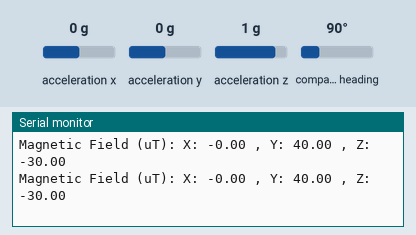
Recording of a sketch running on a simulated Arduino Uno, built with avr-gcc and run on an emulated ATmega328P. On the bench: the last lines printed to the serial monitor. Inputs (shaded band) come from the test bench; at power-on: compass heading 90°, acceleration x 0 g, acceleration y 0 g, acceleration z 1 g.

Above: at 2.2 s.
2.3 s: compass heading set to 7°
At 2.9 s:
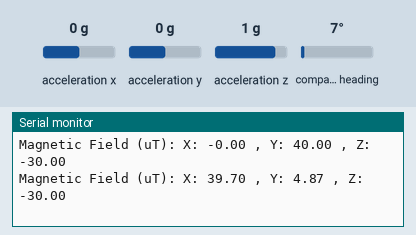
3.8 s: compass heading set to 180°
At 4.4 s:
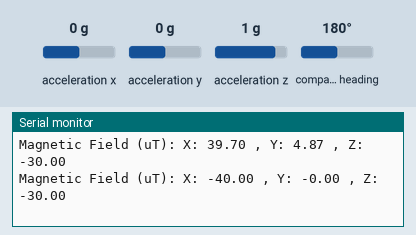
Timing chart, 0 to 6.8 s (numbered marks = the images above; inputs shaded):
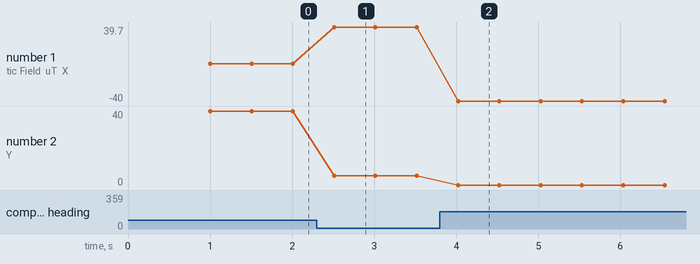

The sketch:

magnetometer.ino
```cpp
#include <Wire.h>
#include <Adafruit_Sensor.h>
#include <Adafruit_BNO055.h>

// Create an instance of the BNO055 sensor
Adafruit_BNO055 bno = Adafruit_BNO055(55, 0x28);

void setup() {
  Serial.begin(115200);
  if (!bno.begin()) {
    Serial.println("No BNO055 detected. Check your wiring or I2C address.");
    while (1);
  }

  // Calibrate the sensor and wait for a while for sensor stabilization
  delay(1000); // Delay for sensor initialization
  Serial.println("Magnetometer data is being read...");
}

void loop() {
  sensors_event_t magData;

  // Get magnetometer data
  bno.getEvent(&magData, Adafruit_BNO055::VECTOR_MAGNETOMETER);

  // Print magnetometer data in microTesla (uT)
  Serial.print("Magnetic Field (uT): ");
  Serial.print("X: ");
  Serial.print(magData.magnetic.x);
  Serial.print(" , Y: ");
  Serial.print(magData.magnetic.y);
  Serial.print(" , Z: ");
  Serial.println(magData.magnetic.z);

  // Delay between readings
  delay(500); // Adjust the delay as necessary
}
```

Measured:
- after the input at 2.3 s, the serial monitor: prints a new line after 0.21 s (image 1)
- after the input at 3.8 s, the serial monitor: prints a new line after 0.22 s (image 2)
- plotted number 1: 0 → 39.7 after the input at 2.3 s, 39.7 → -40 after the input at 3.8 s
- plotted number 2: 40 → 4.87 after the input at 2.3 s
